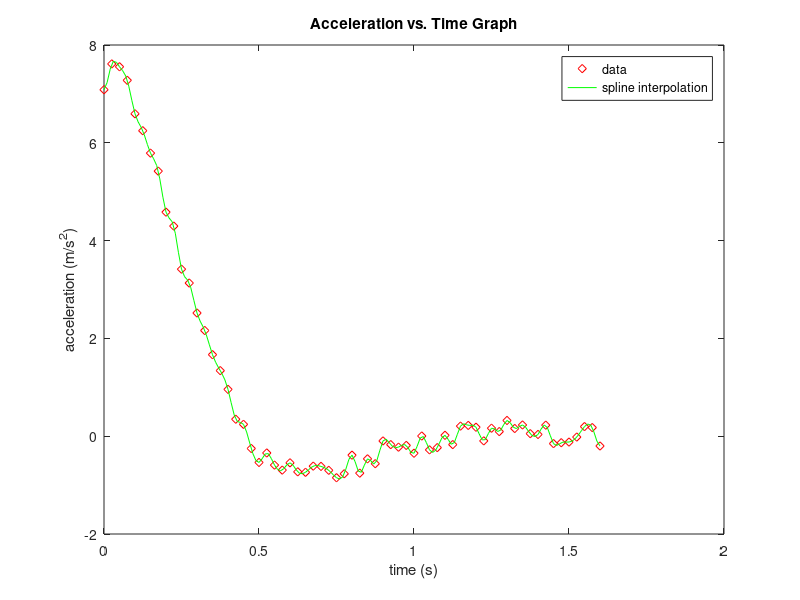
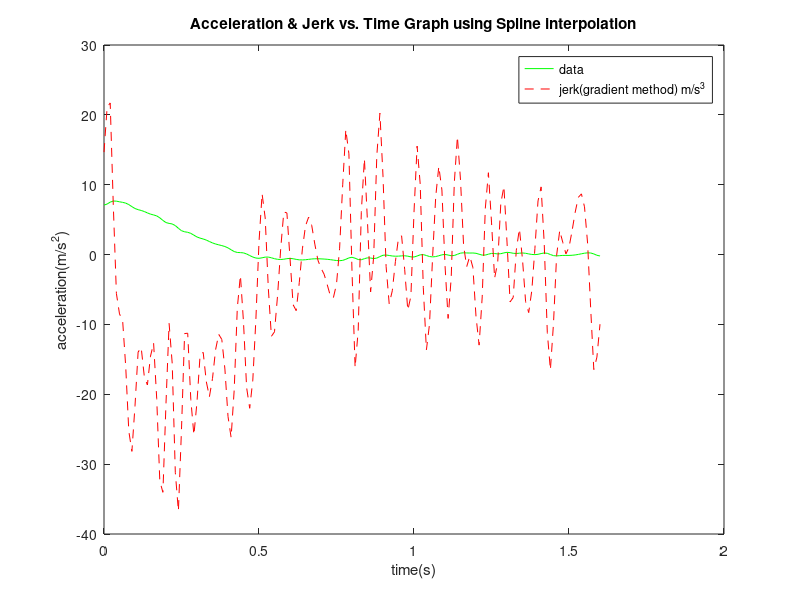
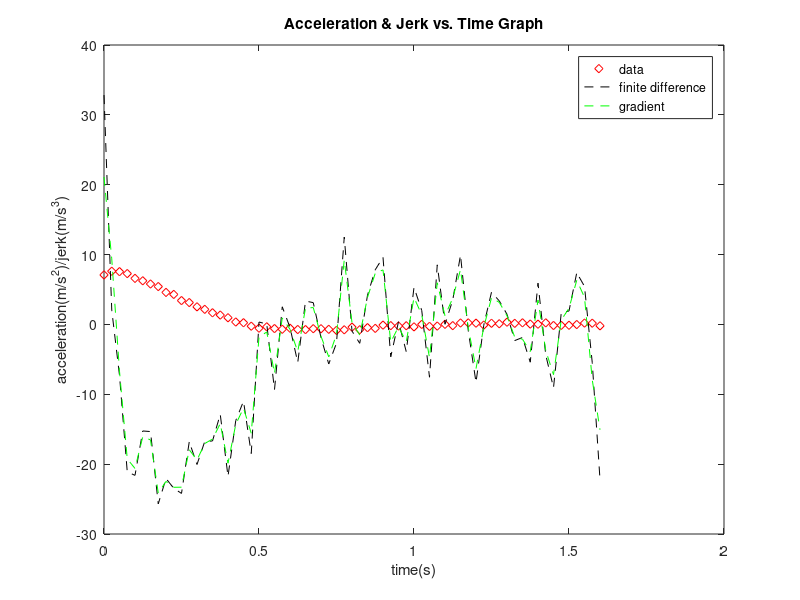
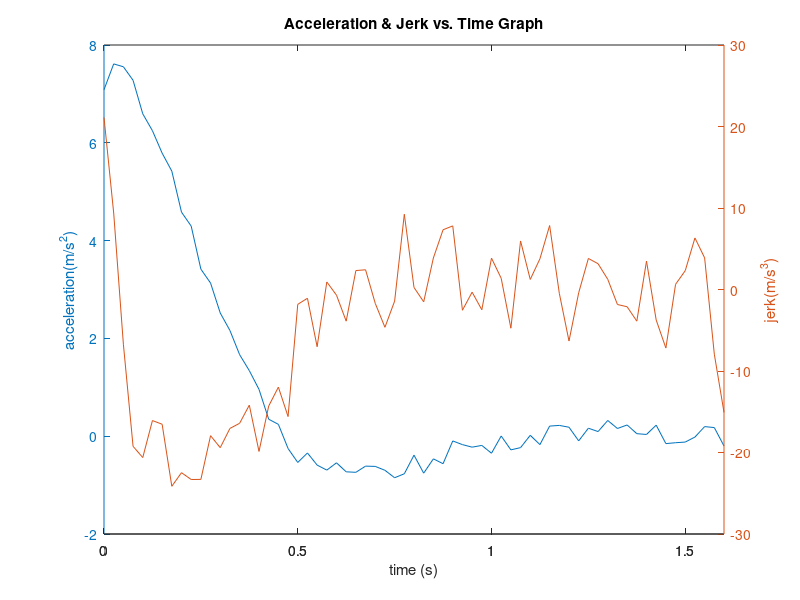

Recreate these plots in MATLAB, in order.
load project3_accel.dat


t = project3_accel(:,1);
a = project3_accel(:,2);
n = length(t);
h = t(2)-t(1);
dadt_fdf = ones(n,1);


dadt_fdf(1) = (-a(3)+4*a(2)-3*a(1))/(2*h);
dadt_fdf(2) = (-a(4)+4*a(3)-3*a(2))/(2*h);

for k = 3:n-2
    dadt_fdf(k) = (-a(k+2)+8*a(k+1)-8*a(k-1)+a(k-2))/(12*h);
end 

dadt_fdf(n-1) = (3*a(n-1)-4*a(n-2)+a(n-3))/(2*h);
dadt_fdf(n) = (3*a(n)-4*a(n-1)+a(n-2))/(2*h);

xx = min(t):0.01:max(t);
fx_clamped = [0, a', 0];
yy_spline_clamped = spline(t,fx_clamped,xx);
h_new = xx(2)-xx(1);
n_int = length(xx);
dadt_int_fdf = ones(length(xx),1);

dadt_int_fdf(1) = (-yy_spline_clamped(3)+4*yy_spline_clamped(2)-3*yy_spline_clamped(1))/(2*h_new);
dadt_int_fdf(2) = (-yy_spline_clamped(4)+4*yy_spline_clamped(3)-3*yy_spline_clamped(2))/(2*h_new);
                
for p = 3:n_int-2
    dadt_int_fdf(p) = (-yy_spline_clamped(p+2)+8*yy_spline_clamped(p+1)-8*yy_spline_clamped(p-1)+yy_spline_clamped(p-2))/(12*h_new);
end 

dadt_int_fdf(n_int-1) = (3*yy_spline_clamped(n_int-1)-4*yy_spline_clamped(n_int-2)+yy_spline_clamped(n_int-3))/(2*h_new);
dadt_int_fdf(n_int) = (3*yy_spline_clamped(n_int)-4*yy_spline_clamped(n_int-1)+yy_spline_clamped(n_int-2))/(2*h_new);


dadt_grad = gradient(a,h);

dadt_grad_int = gradient(yy_spline_clamped,0.01);


figure(1)
plot(t,a,'rd',xx,yy_spline_clamped,'g-')
title('Acceleration vs. Time Graph')
xlabel('time (s)')
ylabel('acceleration (m/s^{2})')
legend('data','spline interpolation')

figure(2)
plot(xx,yy_spline_clamped,'g-',xx,dadt_grad_int,'r--');
title('Acceleration & Jerk vs. Time Graph using Spline interpolation')
xlabel('time(s)')
ylabel('acceleration(m/s^{2})')
legend('data','jerk(gradient method) m/s^{3}')

figure(3)
plot(t,a,'rd',t,dadt_fdf,'k--',t,dadt_grad,'g--')
title('Acceleration & Jerk vs. Time Graph')
xlabel('time(s)')
ylabel('acceleration(m/s^{2})/jerk(m/s^{3})')
legend('data','finite difference','gradient')

figure(4)
AX = plotyy(t,a,t,dadt_grad);
title('Acceleration & Jerk vs. Time Graph')
xlabel('time (s)')
ylabel(AX(1),'acceleration(m/s^{2})')
ylabel(AX(2),'jerk(m/s^{3})')

figure(5)
AT = plotyy(t,a,t,dadt_fdf);
title('Acceleration & Jerk vs. Time Graph')
xlabel('time (s)')
ylabel(AT(1),'acceleration(m/s^{2})')
ylabel(AT(2),'jerk(m/s^{3})')
legend('acceleration','jerk(finite difference)')
